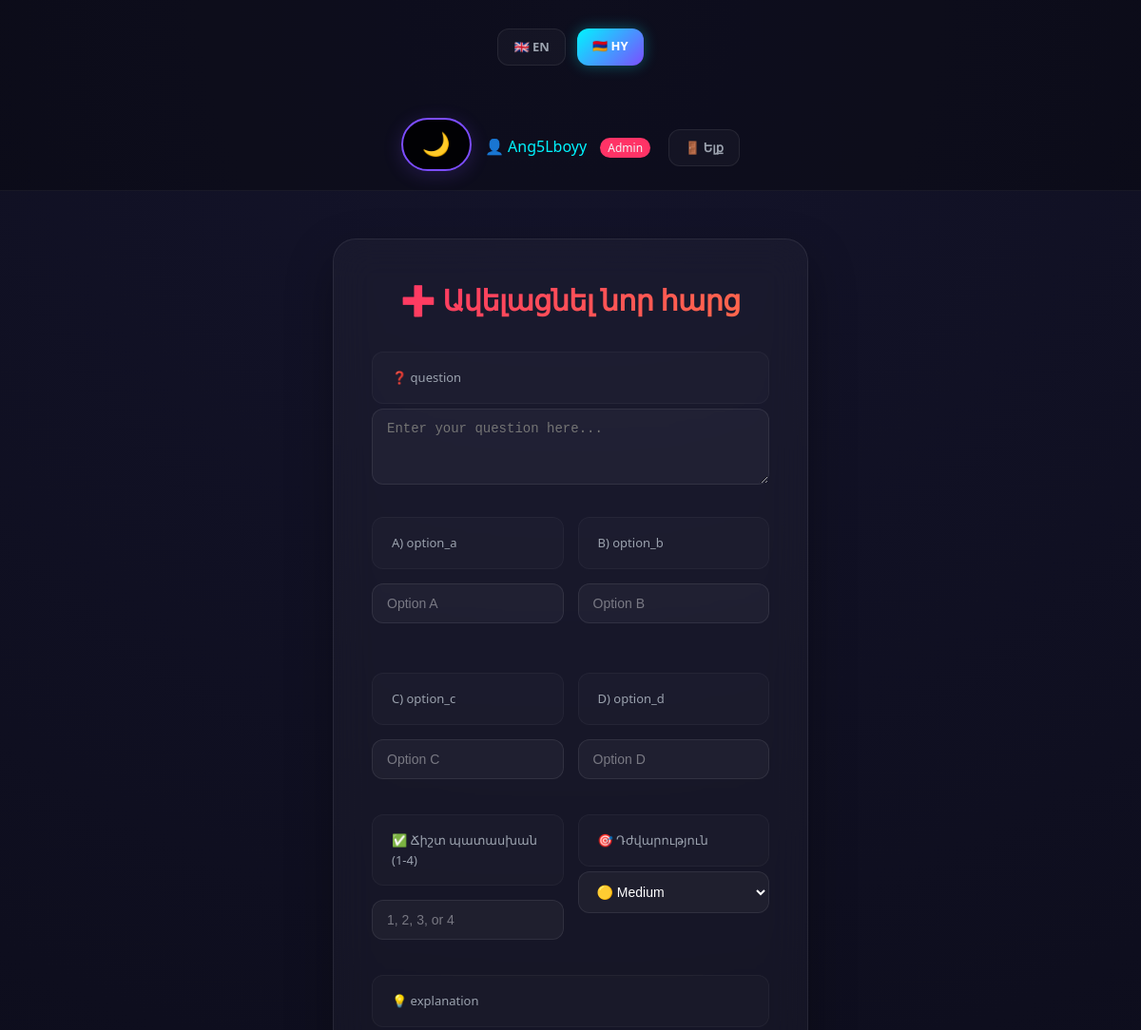
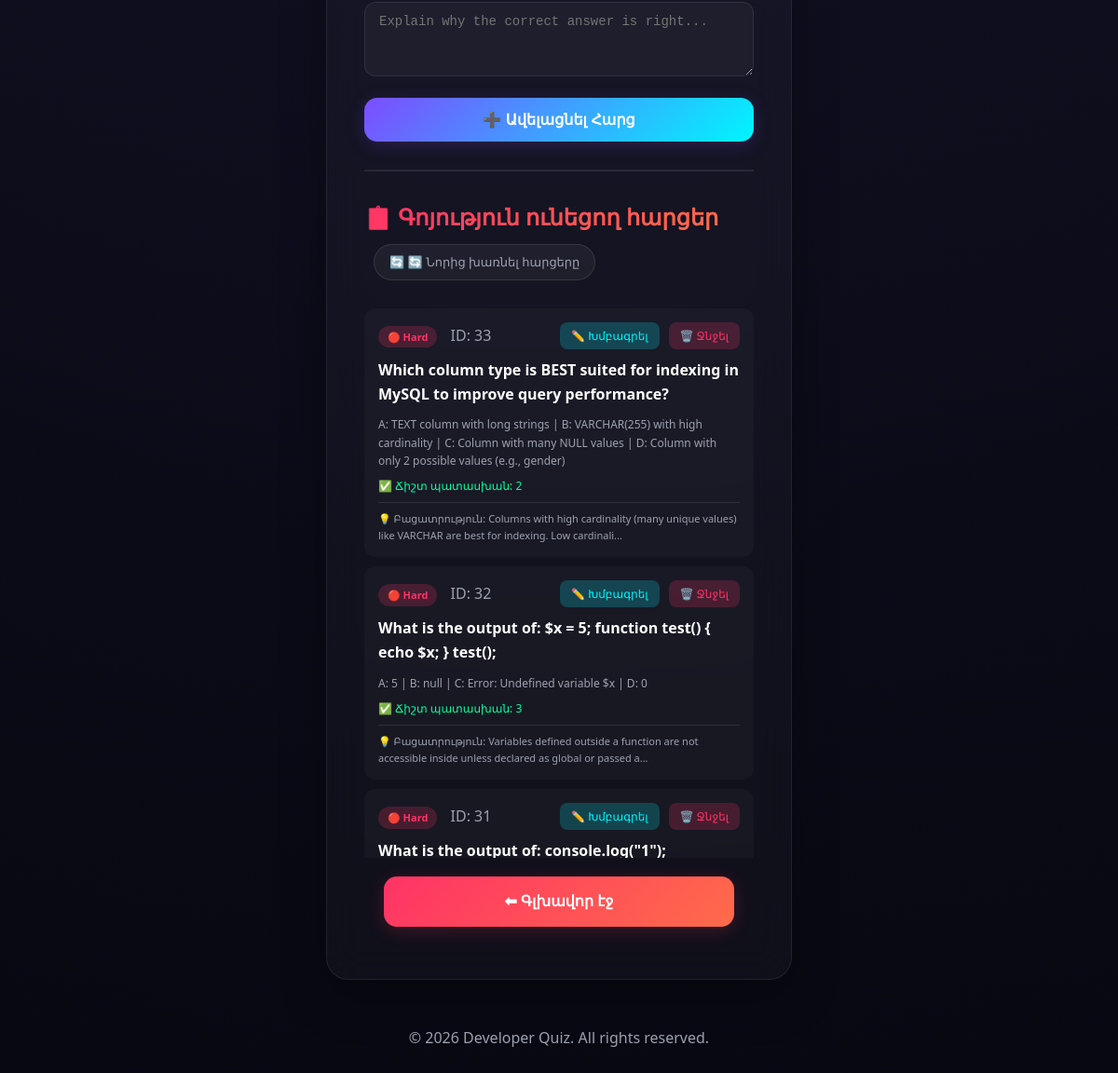
/admin.php?lang=hy (signed in), run on the app's committed database (2 pictures, top to bottom).
### tables this page shows
CREATE TABLE `questions` (
  `id` int(11) NOT NULL,
  `question` text NOT NULL,
  `option_a` varchar(255) NOT NULL,
  `option_b` varchar(255) NOT NULL,
  `option_c` varchar(255) NOT NULL,
  `option_d` varchar(255) NOT NULL,
  `answer` int(11) NOT NULL,
  `explanation` text,
  `difficulty` enum('easy','medium','hard') NOT NULL DEFAULT 'medium'
);

### lang.php (called while the page is built, shortened)
<?php
$lang = "en";
if(isset($_GET["lang"]) && in_array($_GET["lang"], ["en", "hy"])){
    $lang = $_GET["lang"];
}
function t($key){
    global $texts, $lang;
    if (isset($texts[$lang][$key])) {
        return $texts[$lang][$key];
    }
    return $key;
}
?>

### admin.php (the view, shortened to what this page needs)
<?php
include "header.php";
$lang = isset($_SESSION["lang"]) ? $_SESSION["lang"] : "en";
$questions_result = $conn->query("SELECT * FROM questions ORDER BY id DESC");
?>
<div class="admin-container">
    <h1 class="admin-title">➕ <?php echo t("Add New Question"); ?></h1>
    <form method="POST">
        <div class="form-group">
            <label>❓ <?php echo t("question"); ?></label>
            <textarea name="question" placeholder="Enter your question here..." required></textarea>
        </div>
        <div class="form-row">
            <div class="form-group">
                <label>A) <?php echo t("option_a"); ?></label>
                <input type="text" name="a" placeholder="Option A" required>
            </div>
            <div class="form-group">
                <label>B) <?php echo t("option_b"); ?></label>
                <input type="text" name="b" placeholder="Option B" required>
            </div>
            <div class="form-group">
                <label>C) <?php echo t("option_c"); ?></label>
                <input type="text" name="c" placeholder="Option C" required>
            </div>
            <div class="form-group">
                <label>D) <?php echo t("option_d"); ?></label>
                <input type="text" name="d" placeholder="Option D" required>
            </div>
        </div>
        <div class="form-row">
            <div class="form-group">
                <label>✅ <?php echo t("correct_answer"); ?> (1-4)</label>
                <input type="number" name="answer" min="1" max="4" placeholder="1, 2, 3, or 4" required>
            </div>
            <div class="form-group">
                <label>🎯 <?php echo t("difficulty"); ?></label>
                <select name="difficulty" class="difficulty-select" required>
                    <option value="medium" selected>🟡 Medium</option>
                </select>
            </div>
        </div>
        <div class="form-group">
            <label>💡 <?php echo t("explanation"); ?></label>
            <textarea name="explanation" placeholder="Explain why the correct answer is right..." required></textarea>
        </div>
        <button type="submit" name="add_question_btn">➕ <?php echo t("add_question"); ?></button>
    </form>
    <hr>
    <div class="header-actions">
        <h2 class="admin-title" style="font-size: 24px; margin: 0;">📋 <?php echo t("existing_questions"); ?></h2>
        <a href="?reshuffle_all=1&lang=<?php echo $lang; ?>" class="reshuffle-btn">🔄 <?php echo t("reshuffle"); ?></a>
    </div>
    <div class="questions-list">
        <?php if($questions_result->num_rows > 0): ?>
            <?php while($q = $questions_result->fetch_assoc()): ?>
                <div class="question-item">
                    <div class="question-header">
                        <div>
                            <span class="difficulty-badge difficulty-<?php echo $q['difficulty']; ?>">
                                <?php
                                if($q['difficulty'] == 'easy') echo '🟢 Easy';
                                elseif($q['difficulty'] == 'medium') echo '🟡 Medium';
                                else echo '🔴 Hard';
                                ?>
                            </span>
                            <span style="margin-left: 10px; color: #9ca3af;">ID: <?php echo $q['id']; ?></span>
                        </div>
                        <div class="question-actions">
                            <a href="?edit=<?php echo $q['id']; ?>&lang=<?php echo $lang; ?>" class="edit-btn">✏️ <?php echo t("edit"); ?></a>
                            <a href="?delete=<?php echo $q['id']; ?>&lang=<?php echo $lang; ?>" class="delete-btn" onclick="return confirm('<?php echo t("delete_confirm"); ?>')">🗑️ <?php echo t("delete"); ?></a>
                        </div>
                    </div>
                    <div class="question-text"><strong><?php echo htmlspecialchars($q['question']); ?></strong></div>
                    <div class="question-options">
                        A: <?php echo htmlspecialchars($q['option_a']); ?> |
                        B: <?php echo htmlspecialchars($q['option_b']); ?> |
                        C: <?php echo htmlspecialchars($q['option_c']); ?> |
                        D: <?php echo htmlspecialchars($q['option_d']); ?>
                    </div>
                    <div class="correct-answer">✅ <?php echo t("correct_answer"); ?>: <?php echo $q['answer']; ?></div>
                    <?php if($q['explanation']): ?>
                    <div class="explanation-preview">💡 <?php echo t("explanation_label"); ?>: <?php echo htmlspecialchars(substr($q['explanation'], 0, 100)) . (strlen($q['explanation']) > 100 ? '...' : ''); ?></div>
                    <?php endif; ?>
                </div>
            <?php endwhile; ?>
        <?php else: ?>
            <div style="text-align: center; padding: 40px; color: #9ca3af;">
                📭 <?php echo t("no_questions_yet"); ?>
            </div>
        <?php endif; ?>
    </div>
    <a href="index.php?lang=<?php echo $lang; ?>" class="button admin" style="display: block; text-align: center; margin-top: 20px;">⬅ <?php echo t("back_home"); ?></a>
</div>
<?php include "footer.php"; ?>

### style.css (style rules this page uses)
* { margin: 0; padding: 0; box-sizing: border-box; }
body { font-family: 'Segoe UI', Tahoma, Geneva, Verdana, sans-serif; background: radial-gradient(circle at top, #14142b, #080811); color: #f3f4f6; min-height: 100vh; line-height: 1.6; }
h1 { font-size: 38px; font-weight: 800; margin-bottom: 15px; background: linear-gradient(135deg, #00f5ff, #7c4dff); -webkit-background-clip: text; -webkit-text-fill-color: transparent; letter-spacing: -0.5px; }
a.button, button { display: flex; align-items: center; justify-content: center; gap: 10px; width: 90%; margin: 16px auto; padding: 14px; border: none; border-radius: 14px; text-decoration: none; color: #ffffff; font-size: 16px; font-weight: 600; cursor: pointer; transition: all 0.3s cubic-bezier(0.4, 0, 0.2, 1); }
.admin { background: linear-gradient(135deg, #ff3366, #ff6b4a); box-shadow: 0 4px 20px rgba(255, 51, 102, 0.2); }
button { background: linear-gradient(135deg, #7c4dff, #00f5ff); box-shadow: 0 4px 20px rgba(124, 77, 255, 0.2); width: 100%; }
label { display: flex; align-items: center; padding: 16px 20px; margin: 12px 0; border-radius: 12px; background: rgba(255, 255, 255, 0.02); border: 1px solid rgba(255, 255, 255, 0.04); cursor: pointer; font-size: 15px; transition: all 0.2s ease; }
.admin-container { width: 500px; margin: 50px auto; padding: 40px; background: rgba(255, 255, 255, 0.03); border-radius: 24px; backdrop-filter: blur(20px); border: 1px solid rgba(255, 255, 255, 0.08); box-shadow: 0 20px 50px rgba(0, 0, 0, 0.3); }
.admin-title { text-align: center; margin-bottom: 30px; font-size: 30px; font-weight: 800; background: linear-gradient(135deg, #ff3366, #ff6b4a); -webkit-background-clip: text; -webkit-text-fill-color: transparent; }
input[type="text"], input[type="number"] { width: 100%; padding: 14px 18px; margin: 10px 0; border: 1px solid rgba(255, 255, 255, 0.08); border-radius: 12px; outline: none; background: rgba(255, 255, 255, 0.04); color: #fff; font-size: 15px; transition: all 0.3s; }
input::placeholder { color: rgba(255, 255, 255, 0.4); }
.reshuffle-btn { background: rgba(255, 255, 255, 0.05); border: 1px solid rgba(255, 255, 255, 0.1); padding: 8px 20px; border-radius: 50px; font-size: 13px; margin-left: 10px; }

### data on the page
questions: difficulty "🔴 Hard", id "33", question "Which column type is BEST suited for indexing in MySQL to improve query performance?", option_a "TEXT column with long strings", option_b "VARCHAR(255) with high cardinality", option_c "Column with many NULL values", option_d "Column with only 2 possible values (e.g., gender)", answer "2", explanation "Columns with high cardinality (many unique values) like VARCHAR are best for indexing. Low cardinali"
questions: difficulty "🔴 Hard", id "32", question "What is the output of: $x = 5; function test() { echo $x; } test();", option_a "5", option_b "null", option_c "Error: Undefined variable $x", option_d "0", answer "3", explanation "Variables defined outside a function are not accessible inside unless declared as global or passed a"
questions: difficulty "🔴 Hard", id "31", question "What is the output of: console.log(\"1\");…"

### other printed values
$username "Ang5Lboyy"
t("logout") "Ելք"
t("Add New Question") "Ավելացնել նոր հարց"
t("question") "question"
t("option_a") "option_a"
t("option_b") "option_b"
t("option_c") "option_c"
t("option_d") "option_d"
t("correct_answer") "Ճիշտ պատասխան"
t("difficulty") "Դժվարություն"
t("explanation") "explanation"
t("add_question") "Ավելացնել Հարց"
t("existing_questions") "Գոյություն ունեցող հարցեր"
t("reshuffle") "🔄 Նորից խառնել հարցերը"
t("back_home") "Գլխավոր էջ"
